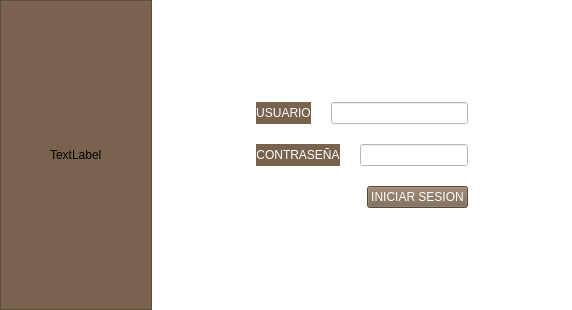
<?xml version="1.0" encoding="UTF-8"?>
<ui version="4.0">
 <class>Login</class>
 <widget class="QWidget" name="Login">
  <property name="geometry">
   <rect>
    <x>0</x>
    <y>0</y>
    <width>572</width>
    <height>310</height>
   </rect>
  </property>
  <property name="windowTitle">
   <string>Login</string>
  </property>
  <property name="styleSheet">
   <string notr="true">background-color:white;</string>
  </property>
  <layout class="QHBoxLayout" name="horizontalLayout_5">
   <property name="spacing">
    <number>0</number>
   </property>
   <property name="leftMargin">
    <number>0</number>
   </property>
   <property name="topMargin">
    <number>0</number>
   </property>
   <property name="rightMargin">
    <number>0</number>
   </property>
   <property name="bottomMargin">
    <number>0</number>
   </property>
   <item>
    <widget class="QFrame" name="frame_1">
     <property name="styleSheet">
      <string notr="true">background-color:#79634E;</string>
     </property>
     <property name="frameShape">
      <enum>QFrame::StyledPanel</enum>
     </property>
     <property name="frameShadow">
      <enum>QFrame::Raised</enum>
     </property>
     <layout class="QVBoxLayout" name="verticalLayout">
      <item>
       <spacer name="verticalSpacer">
        <property name="orientation">
         <enum>Qt::Vertical</enum>
        </property>
        <property name="sizeHint" stdset="0">
         <size>
          <width>20</width>
          <height>125</height>
         </size>
        </property>
       </spacer>
      </item>
      <item>
       <layout class="QHBoxLayout" name="horizontalLayout">
        <item>
         <spacer name="horizontalSpacer">
          <property name="orientation">
           <enum>Qt::Horizontal</enum>
          </property>
          <property name="sizeHint" stdset="0">
           <size>
            <width>40</width>
            <height>20</height>
           </size>
          </property>
         </spacer>
        </item>
        <item>
         <widget class="QLabel" name="main_icon">
          <property name="text">
           <string>TextLabel</string>
          </property>
         </widget>
        </item>
        <item>
         <spacer name="horizontalSpacer_2">
          <property name="orientation">
           <enum>Qt::Horizontal</enum>
          </property>
          <property name="sizeHint" stdset="0">
           <size>
            <width>40</width>
            <height>20</height>
           </size>
          </property>
         </spacer>
        </item>
       </layout>
      </item>
      <item>
       <spacer name="verticalSpacer_2">
        <property name="orientation">
         <enum>Qt::Vertical</enum>
        </property>
        <property name="sizeHint" stdset="0">
         <size>
          <width>20</width>
          <height>125</height>
         </size>
        </property>
       </spacer>
      </item>
     </layout>
    </widget>
   </item>
   <item>
    <spacer name="horizontalSpacer_4">
     <property name="orientation">
      <enum>Qt::Horizontal</enum>
     </property>
     <property name="sizeHint" stdset="0">
      <size>
       <width>53</width>
       <height>20</height>
      </size>
     </property>
    </spacer>
   </item>
   <item>
    <layout class="QVBoxLayout" name="verticalLayout_3">
     <item>
      <spacer name="verticalSpacer_3">
       <property name="orientation">
        <enum>Qt::Vertical</enum>
       </property>
       <property name="sizeHint" stdset="0">
        <size>
         <width>20</width>
         <height>40</height>
        </size>
       </property>
      </spacer>
     </item>
     <item>
      <layout class="QVBoxLayout" name="verticalLayout_2">
       <property name="spacing">
        <number>20</number>
       </property>
       <property name="bottomMargin">
        <number>0</number>
       </property>
       <item>
        <layout class="QHBoxLayout" name="horizontalLayout_2">
         <item>
          <widget class="QLabel" name="label">
           <property name="styleSheet">
            <string notr="true">background-color:#79634E;
font: 10pt &quot;MS Shell Dlg 2&quot;;
color:white;
min-height:2em;
max-height:2em;
min-width:7em;
max-width:7em;</string>
           </property>
           <property name="text">
            <string>USUARIO</string>
           </property>
           <property name="alignment">
            <set>Qt::AlignCenter</set>
           </property>
          </widget>
         </item>
         <item>
          <widget class="QLineEdit" name="user">
           <property name="styleSheet">
            <string notr="true">font: 10pt &quot;MS Shell Dlg 2&quot;;
min-height:2em;
max-height:2em;
min-width:10em;
max-width:10em;
color: #294D39;


</string>
           </property>
          </widget>
         </item>
        </layout>
       </item>
       <item>
        <layout class="QHBoxLayout" name="horizontalLayout_3">
         <item>
          <widget class="QLabel" name="label_2">
           <property name="styleSheet">
            <string notr="true">background-color:#79634E;
font: 10pt &quot;MS Shell Dlg 2&quot;;
color:white;
min-height:2em;
max-height:2em;
min-width:7em;
max-width:7em;</string>
           </property>
           <property name="text">
            <string>CONTRASEÑA</string>
           </property>
           <property name="alignment">
            <set>Qt::AlignCenter</set>
           </property>
          </widget>
         </item>
         <item>
          <widget class="QLineEdit" name="password">
           <property name="styleSheet">
            <string notr="true">font: 10pt &quot;MS Shell Dlg 2&quot;;
min-height:2em;
max-height:2em;
min-width:10em;
max-width:10em;
color: #294D39;


</string>
           </property>
           <property name="echoMode">
            <enum>QLineEdit::Password</enum>
           </property>
          </widget>
         </item>
        </layout>
       </item>
       <item>
        <layout class="QHBoxLayout" name="horizontalLayout_4">
         <item>
          <spacer name="horizontalSpacer_3">
           <property name="orientation">
            <enum>Qt::Horizontal</enum>
           </property>
           <property name="sizeHint" stdset="0">
            <size>
             <width>40</width>
             <height>20</height>
            </size>
           </property>
          </spacer>
         </item>
         <item>
          <widget class="QPushButton" name="pushButton">
           <property name="styleSheet">
            <string notr="true">background-color:#79634E;
font: 10pt &quot;MS Shell Dlg 2&quot;;
color:white;
min-height:2em;
max-height:2em;
min-width:9em;
max-width:9em;</string>
           </property>
           <property name="text">
            <string>INICIAR SESION</string>
           </property>
          </widget>
         </item>
        </layout>
       </item>
      </layout>
     </item>
     <item>
      <spacer name="verticalSpacer_4">
       <property name="orientation">
        <enum>Qt::Vertical</enum>
       </property>
       <property name="sizeHint" stdset="0">
        <size>
         <width>20</width>
         <height>40</height>
        </size>
       </property>
      </spacer>
     </item>
    </layout>
   </item>
   <item>
    <spacer name="horizontalSpacer_5">
     <property name="orientation">
      <enum>Qt::Horizontal</enum>
     </property>
     <property name="sizeHint" stdset="0">
      <size>
       <width>52</width>
       <height>20</height>
      </size>
     </property>
    </spacer>
   </item>
  </layout>
 </widget>
 <resources/>
 <connections>
  <connection>
   <sender>user</sender>
   <signal>returnPressed()</signal>
   <receiver>pushButton</receiver>
   <slot>click()</slot>
   <hints>
    <hint type="sourcelabel">
     <x>343</x>
     <y>107</y>
    </hint>
    <hint type="destinationlabel">
     <x>449</x>
     <y>214</y>
    </hint>
   </hints>
  </connection>
  <connection>
   <sender>password</sender>
   <signal>returnPressed()</signal>
   <receiver>pushButton</receiver>
   <slot>click()</slot>
   <hints>
    <hint type="sourcelabel">
     <x>325</x>
     <y>153</y>
    </hint>
    <hint type="destinationlabel">
     <x>421</x>
     <y>209</y>
    </hint>
   </hints>
  </connection>
 </connections>
</ui>
